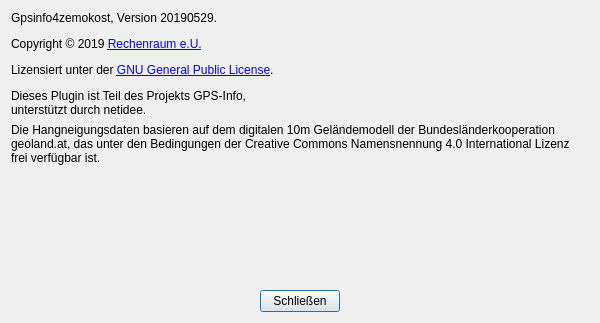
<?xml version="1.0" encoding="UTF-8"?>
<ui version="4.0">
 <class>aboutDialog</class>
 <widget class="QDialog" name="aboutDialog">
  <property name="geometry">
   <rect>
    <x>0</x>
    <y>0</y>
    <width>600</width>
    <height>323</height>
   </rect>
  </property>
  <property name="sizePolicy">
   <sizepolicy hsizetype="Expanding" vsizetype="Expanding">
    <horstretch>0</horstretch>
    <verstretch>0</verstretch>
   </sizepolicy>
  </property>
  <property name="minimumSize">
   <size>
    <width>0</width>
    <height>0</height>
   </size>
  </property>
  <property name="maximumSize">
   <size>
    <width>100000</width>
    <height>100000</height>
   </size>
  </property>
  <property name="windowTitle">
   <string>About gpsinfo4zemokost</string>
  </property>
  <layout class="QVBoxLayout" name="verticalLayout">
   <item>
    <layout class="QVBoxLayout" name="verticalLayout_2">
     <item>
      <layout class="QHBoxLayout" name="horizontalLayout">
       <item>
        <widget class="QLabel" name="aboutText">
         <property name="sizePolicy">
          <sizepolicy hsizetype="Preferred" vsizetype="Preferred">
           <horstretch>0</horstretch>
           <verstretch>0</verstretch>
          </sizepolicy>
         </property>
         <property name="minimumSize">
          <size>
           <width>0</width>
           <height>0</height>
          </size>
         </property>
         <property name="maximumSize">
          <size>
           <width>16777215</width>
           <height>121</height>
          </size>
         </property>
         <property name="text">
          <string>&lt;html&gt;&lt;head/&gt;&lt;body&gt;&lt;p&gt;Gpsinfo4zemokost, Version 20190529.&lt;/p&gt;&lt;p&gt;Copyright © 2019 &lt;a href=&quot;https://www.rechenraum.com&quot;&gt;&lt;span style=&quot; text-decoration: underline; color:#0000ff;&quot;&gt;Rechenraum e.U.&lt;/span&gt;&lt;/a&gt;&lt;/p&gt;&lt;p&gt;Lizensiert unter der &lt;a href=&quot;https://www.gnu.org/licenses/gpl-3.0.html&quot;&gt;&lt;span style=&quot; text-decoration: underline; color:#0000ff;&quot;&gt;GNU General Public License&lt;/span&gt;&lt;/a&gt;.&lt;/p&gt;&lt;p&gt;Dieses Plugin ist Teil des Projekts GPS-Info, unterstützt durch netidee.&lt;/p&gt;&lt;/body&gt;&lt;/html&gt;</string>
         </property>
         <property name="textFormat">
          <enum>Qt::RichText</enum>
         </property>
         <property name="alignment">
          <set>Qt::AlignLeading|Qt::AlignLeft|Qt::AlignTop</set>
         </property>
         <property name="wordWrap">
          <bool>true</bool>
         </property>
         <property name="textInteractionFlags">
          <set>Qt::LinksAccessibleByMouse|Qt::TextSelectableByKeyboard|Qt::TextSelectableByMouse</set>
         </property>
        </widget>
       </item>
       <item>
        <spacer name="horizontalSpacer">
         <property name="orientation">
          <enum>Qt::Horizontal</enum>
         </property>
         <property name="sizeHint" stdset="0">
          <size>
           <width>40</width>
           <height>20</height>
          </size>
         </property>
        </spacer>
       </item>
       <item>
        <widget class="QLabel" name="imageLabel">
         <property name="minimumSize">
          <size>
           <width>100</width>
           <height>75</height>
          </size>
         </property>
         <property name="text">
          <string/>
         </property>
        </widget>
       </item>
      </layout>
     </item>
     <item>
      <layout class="QHBoxLayout" name="horizontalLayout_3">
       <item>
        <widget class="QLabel" name="label">
         <property name="text">
          <string>&lt;html&gt;&lt;head/&gt;&lt;body&gt;&lt;p&gt;Die Hangneigungsdaten basieren auf dem digitalen 10m Geländemodell der Bundesländerkooperation geoland.at, das unter den Bedingungen der Creative Commons Namensnennung 4.0 International Lizenz frei verfügbar ist.&lt;/p&gt;&lt;/body&gt;&lt;/html&gt;</string>
         </property>
         <property name="alignment">
          <set>Qt::AlignLeading|Qt::AlignLeft|Qt::AlignTop</set>
         </property>
         <property name="wordWrap">
          <bool>true</bool>
         </property>
        </widget>
       </item>
      </layout>
     </item>
    </layout>
   </item>
   <item>
    <spacer name="verticalSpacer">
     <property name="orientation">
      <enum>Qt::Vertical</enum>
     </property>
     <property name="sizeHint" stdset="0">
      <size>
       <width>20</width>
       <height>40</height>
      </size>
     </property>
    </spacer>
   </item>
   <item alignment="Qt::AlignHCenter">
    <widget class="QPushButton" name="close">
     <property name="text">
      <string>Schließen</string>
     </property>
     <property name="icon">
      <iconset theme="window-close">
       <normaloff/>
      </iconset>
     </property>
    </widget>
   </item>
  </layout>
 </widget>
 <resources/>
 <connections/>
</ui>
